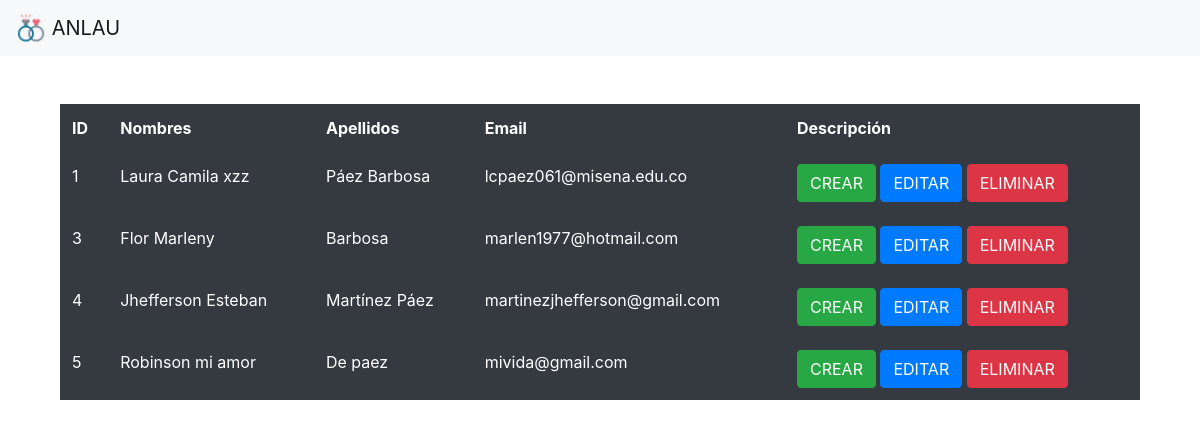
The page / on the database its author committed.
### tables this page shows
CREATE TABLE `users` (
  `id_users` int(11) NOT NULL,
  `names` varchar(255) NOT NULL,
  `last_names` varchar(255) NOT NULL,
  `email` varchar(255) NOT NULL
);

### controllers/UsersController.php (called while the page is built, shortened)
<?php
    class UsersController extends users{
        public function index(){
            $users=parent::all();
            require_once('views/users/index.php');
        }
    }
?>

### index.php (called while the page is built, shortened)
<?php
    require_once('models/DB.php');
    require_once('models/Users.php');
    $method = isset($_GET['method']) ? $_GET['method'] : 'index';
    call_user_func([new $controller(), $method]);
?>

### models/DB.php (called while the page is built)
<?php
    class DB{
        public static function connect(){
            try{
                $pdo = new PDO('mysql:host=localhost;dbname=anlau;charset=utf8','root','');
                $pdo->setAttribute(PDO::ATTR_ERRMODE, PDO::ERRMODE_EXCEPTION);
                return $pdo;
            } catch(Exception $e) {
                die ($e->getMessage());
            }
        }
    }
?>

### models/Users.php (called while the page is built, shortened)
<?php
    class Users extends DB{
        public function all(){
            try{
                $stm=parent::connect()->prepare("SELECT * FROM users");
                $stm->execute();
                return $stm->fetchAll(PDO::FETCH_OBJ);
            } catch (Exception $e) {
                die($e->getMessage());
            }
        }
    }

### views/users/index.php (the view, shortened to what this page needs)
<!DOCTYPE html>
<html lang="en">
<head>
    <link rel="stylesheet" href="https://cdn.jsdelivr.net/npm/bootstrap@4.5.3/dist/css/bootstrap.min.css">
</head>
<body>
    <header>
            <nav class="navbar navbar-light bg-light">
            <a class="navbar-brand" href="#">
                <img src="all/img/nav1.png" width="30" height="30" class="d-inline-block align-top" alt="" loading="lazy">
                ANLAU
            </a>
        </nav>
    </header>
    <section>
        <div class="container mt-5">
            <div class="col-sm-12">
            <table class="table table-borderless table-dark">
                <thead>
                    <tr>
                        <th>ID</th>
                        <th>Nombres</th>
                        <th>Apellidos</th>
                        <th>Email</th>
                        <th>Descripción</th>
                    </tr>
                </thead>
                <tbody>
                    <?php foreach ($users as $user) {?>
                    <tr>
                        <td><?php echo $user->id_users ?></td>
                        <td><?php echo $user->names ?></td>
                        <td><?php echo $user->last_names ?></td>
                        <td><?php echo $user->email ?></td>
                        <td>
                            <a href="?controller=Users&method=Create" class="btn btn-success">CREAR</a>
                            <a href="?controller=Users&method=edit&id=<?php echo $user->id_users?>" class="btn btn-primary">EDITAR</a>
                            <a href="?controller=Users&method=destroy&id=<?php echo $user->id_users?>" class="btn btn-danger">ELIMINAR</a>
                        </td>
                    </tr>
                    <?php } ?>
                </tbody>
            </table>
            </div>
        </div>
    </section>
</body>
</html>

### rows shown on the page
users: id_users "1", names "Laura Camila xzz", last_names "Páez Barbosa", email "lcpaez061@misena.edu.co"
users: id_users "3", names "Flor Marleny", last_names "Barbosa", email "marlen1977@hotmail.com"
users: id_users "4", names "Jhefferson Esteban", last_names "Martínez Páez", email "martinezjhefferson@gmail.com"
users: id_users "5", names "Robinson mi amor", last_names "De paez", email "mivida@gmail.com"
